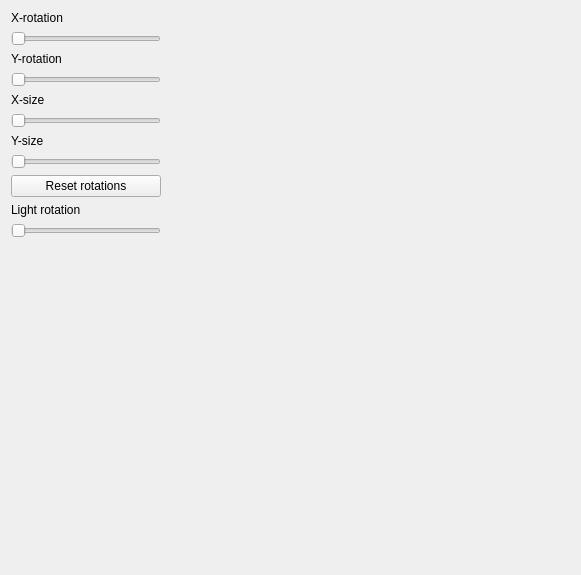
<?xml version="1.0" encoding="UTF-8"?>
<ui version="4.0">
 <class>Sc10LightingMapsOptionsForm</class>
 <widget class="QWidget" name="Sc10LightingMapsOptionsForm">
  <property name="geometry">
   <rect>
    <x>0</x>
    <y>0</y>
    <width>581</width>
    <height>575</height>
   </rect>
  </property>
  <property name="windowTitle">
   <string>Form</string>
  </property>
  <layout class="QVBoxLayout" name="verticalLayout">
   <item>
    <widget class="QLabel" name="xRotationSliderLabel">
     <property name="text">
      <string>X-rotation</string>
     </property>
    </widget>
   </item>
   <item>
    <widget class="QSlider" name="xRotationSlider">
     <property name="sizePolicy">
      <sizepolicy hsizetype="Fixed" vsizetype="Fixed">
       <horstretch>0</horstretch>
       <verstretch>0</verstretch>
      </sizepolicy>
     </property>
     <property name="minimumSize">
      <size>
       <width>150</width>
       <height>0</height>
      </size>
     </property>
     <property name="baseSize">
      <size>
       <width>0</width>
       <height>0</height>
      </size>
     </property>
     <property name="maximum">
      <number>100</number>
     </property>
     <property name="orientation">
      <enum>Qt::Horizontal</enum>
     </property>
    </widget>
   </item>
   <item>
    <widget class="QLabel" name="yRotationSliderLabel">
     <property name="text">
      <string>Y-rotation</string>
     </property>
    </widget>
   </item>
   <item>
    <widget class="QSlider" name="yRotationSlider">
     <property name="sizePolicy">
      <sizepolicy hsizetype="Fixed" vsizetype="Fixed">
       <horstretch>0</horstretch>
       <verstretch>0</verstretch>
      </sizepolicy>
     </property>
     <property name="minimumSize">
      <size>
       <width>150</width>
       <height>0</height>
      </size>
     </property>
     <property name="baseSize">
      <size>
       <width>0</width>
       <height>0</height>
      </size>
     </property>
     <property name="maximum">
      <number>100</number>
     </property>
     <property name="orientation">
      <enum>Qt::Horizontal</enum>
     </property>
    </widget>
   </item>
   <item>
    <widget class="QLabel" name="xSizeSliderLabel">
     <property name="text">
      <string>X-size</string>
     </property>
    </widget>
   </item>
   <item>
    <widget class="QSlider" name="xSizeSlider">
     <property name="sizePolicy">
      <sizepolicy hsizetype="Fixed" vsizetype="Fixed">
       <horstretch>0</horstretch>
       <verstretch>0</verstretch>
      </sizepolicy>
     </property>
     <property name="minimumSize">
      <size>
       <width>150</width>
       <height>0</height>
      </size>
     </property>
     <property name="minimum">
      <number>100</number>
     </property>
     <property name="maximum">
      <number>1000</number>
     </property>
     <property name="orientation">
      <enum>Qt::Horizontal</enum>
     </property>
    </widget>
   </item>
   <item>
    <widget class="QLabel" name="ySizeSliderLabel">
     <property name="text">
      <string>Y-size</string>
     </property>
    </widget>
   </item>
   <item>
    <widget class="QSlider" name="ySizeSlider">
     <property name="sizePolicy">
      <sizepolicy hsizetype="Fixed" vsizetype="Fixed">
       <horstretch>0</horstretch>
       <verstretch>0</verstretch>
      </sizepolicy>
     </property>
     <property name="minimumSize">
      <size>
       <width>150</width>
       <height>0</height>
      </size>
     </property>
     <property name="minimum">
      <number>100</number>
     </property>
     <property name="maximum">
      <number>1000</number>
     </property>
     <property name="orientation">
      <enum>Qt::Horizontal</enum>
     </property>
    </widget>
   </item>
   <item>
    <widget class="QPushButton" name="resetRotationsPushButton">
     <property name="sizePolicy">
      <sizepolicy hsizetype="Fixed" vsizetype="Fixed">
       <horstretch>0</horstretch>
       <verstretch>0</verstretch>
      </sizepolicy>
     </property>
     <property name="minimumSize">
      <size>
       <width>150</width>
       <height>0</height>
      </size>
     </property>
     <property name="text">
      <string>Reset rotations</string>
     </property>
    </widget>
   </item>
   <item>
    <widget class="QLabel" name="lightRotationSliderLabel">
     <property name="text">
      <string>Light rotation</string>
     </property>
    </widget>
   </item>
   <item>
    <widget class="QSlider" name="lightRotationSlider">
     <property name="sizePolicy">
      <sizepolicy hsizetype="Fixed" vsizetype="Fixed">
       <horstretch>0</horstretch>
       <verstretch>0</verstretch>
      </sizepolicy>
     </property>
     <property name="minimumSize">
      <size>
       <width>150</width>
       <height>0</height>
      </size>
     </property>
     <property name="maximum">
      <number>360</number>
     </property>
     <property name="orientation">
      <enum>Qt::Horizontal</enum>
     </property>
    </widget>
   </item>
   <item>
    <spacer name="verticalSpacer_2">
     <property name="orientation">
      <enum>Qt::Vertical</enum>
     </property>
     <property name="sizeType">
      <enum>QSizePolicy::Expanding</enum>
     </property>
     <property name="sizeHint" stdset="0">
      <size>
       <width>20</width>
       <height>20</height>
      </size>
     </property>
    </spacer>
   </item>
  </layout>
 </widget>
 <resources/>
 <connections/>
</ui>
